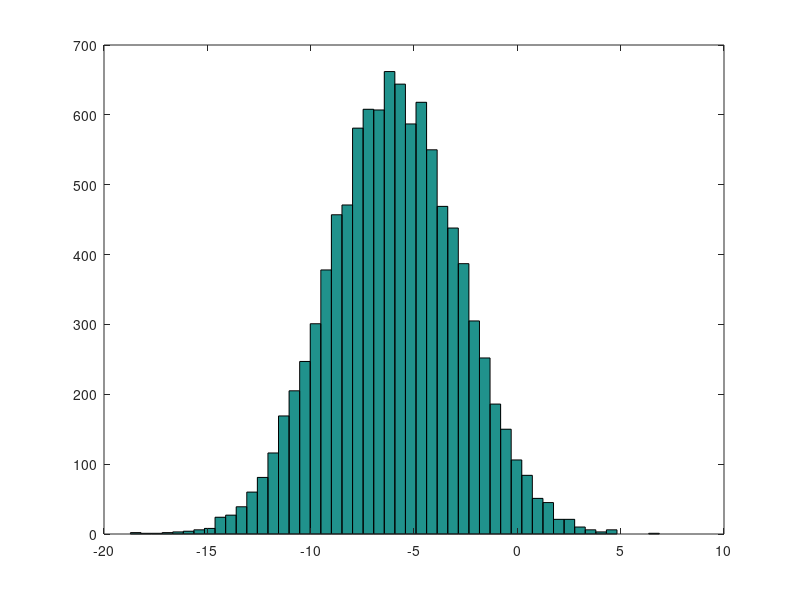

Here is the MATLAB script that generated this plot:


%% elementary operations
5+5
3-2
5*8
1/2
2^6
1 == 2 % false
1 ~= 2 % true.  note, not "!="
1 && 0
1 || 0
xor(1,0)


%% variable assignment
a = 3; % semicolon suppresses output
b = 'hi';
c = 3>=1;

% Displaying them:
a = pi
disp(a)
disp(sprintf('2 decimals: %0.2f', a))
disp(sprintf('6 decimals: %0.6f', a))
format long
a
format short
a


%%  vectors and matrices
A = [1 2; 3 4; 6 7]

v = [1 2 3]
v = [1; 2; 3]
v = 1:0.1:2   % from 1 to 2, with stepsize of 0.1. Useful for plot axes
v = 1:6       % from 1 to 6, assumes stepsize of 1 (row vector)

C = 2*ones(2,3) % same as C = [2 2 2; 2 2 2]
w = ones(1,3)   % 1x3 vector of ones
w = zeros(1,3)
w = rand(1,3) % drawn from a uniform distribution 
w = randn(1,3)% drawn from a normal distribution (mean=0, var=1)
w = -6 + sqrt(10)*(randn(1,10000));  % (mean = -6, var = 10) - note: add the semicolon
hist(w)    % plot histogram using 10 bins (default)
hist(w,50) % plot histogram using 50 bins
% note: if hist() crashes, try "graphics_toolkit('gnu_plot')" 

I = eye(4)   % 4x4 identity matrix

% help function
help eye
help rand
help help

